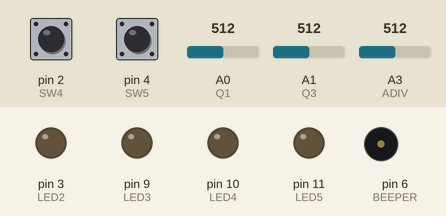
Simulated run of this sketch. Board: Arduino Uno, built with avr-gcc and run on an emulated ATmega328P. Parts: output pins drawn as LEDs (lit = HIGH), buzzer (waves = sounding). Inputs (shaded band) come from the test bench; at power-on: pin 2 (SW4) HIGH, pin 4 (SW5) HIGH, A0 (Q1) = 512, A1 (Q3) = 512, A3 (ADIV) = 512. What the sketch prints to the serial monitor is not drawn.

Above: at 0.2 s.
Timing chart, 0 to 1.7 s (numbered marks = the images above):
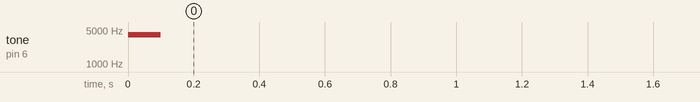

The sketch:

ARPS2-Robot-Starter.ino
```cpp
/*
Project:  ARPS2-Robot-Starter
Date:     March 4, 2025

Robot starter program to test ARPS-2 optical sensors and motors.

This program is configured for Arduino UNO R4 Minima and UNO R4 Wifi
by default, and also works with Arduino UNO Rev 3. When using Arduino
UNO Rev 3, edit the Serial.begin() function to select a 9600 bps rate
in the program's setup() function, and note that SW2 and SW3 will be
inoperable since these pushbuttons share share the UART RX and TX I/O
pins used for USB communication.

See the https://mirobo.tech/arps webpage for additional ARPS-2
resources, programming activities, and starter programs.
*/

// Pre-defined Arduino UNO LED
// LED_BUILTIN (D13)    // On-board LED (shared with H2 and SONAR TRIG)

// ARPS-2 Educational Starter I/O devices
const int SW2 = 0;      // Pushbuttons SW2 and SW3 are fully supported on
const int SW3 = 1;      // Arduino UNO R4 Minima and Arduino UNO R4 WiFi
const int SW4 = 2;      // Pushbuttons SW4 and SW5 work on all Arduino UNO
const int SW5 = 4;      // circuit boards

const int LED2 = 3;     // ARPS-2 LEDs (shared with motor outputs)
const int LED3 = 9;
const int LED4 = 10;
const int LED5 = 11;

const int BEEPER = 6;   // ARPS-2 Piezo beeper LS1

// ARPS-2 optional analog input devices
const int Q1 = A0;      // Left floor/line sensor phototransistor Q1
const int Q2 = A1;      // Right line sensor phototransistor Q2
const int Q3 = A1;      // Right floor sensor phototransistor Q3
const int ATEMP = A2;   // Analog temperature sensor U1
const int ADIV = A3;    // Analog voltage divider (R20/R21) tap

// ARPS-2 motor output pin definitions (redefines same I/O pins as LEDs)
const int M1A = 3;      // Motor 1 - output A
const int M1B = 9;      // Motor 1 - output B
const int M2A = 10;     // Motor 2 - output A
const int M2B = 11;     // Motor 2 - output B

// Define program variables
int SW2State;           // Pushbutton states
int SW3State;
int SW4State;
int SW5State;

int rawQ1;              // Analog input levels
int rawQ3;
int rawTemp;
int rawVolts;
float volts;

void setup() {
  // Serial.begin(9600);   // Start the serial port at 9600 bps for UNO Rev 3
  Serial.begin(115200); // Start the serial port at 115200 bps for UNO R4

  // Initialize I/O pin directions/types
  pinMode(SW2,INPUT_PULLUP);
  pinMode(SW3,INPUT_PULLUP);
  pinMode(SW4,INPUT_PULLUP);
  pinMode(SW5,INPUT_PULLUP);
  pinMode(LED2,OUTPUT);
  pinMode(LED3,OUTPUT);
  pinMode(LED4,OUTPUT);
  pinMode(LED5,OUTPUT);
  pinMode(BEEPER,OUTPUT);
  tone(BEEPER,4000,100);  // Say hello
}

void loop() {
  SW2State = digitalRead(SW2);  // SW2 only works with UNO R4 family
  SW3State = digitalRead(SW3);  // SW3 only works with UNO R4 family
  SW4State = digitalRead(SW4);
  SW5State = digitalRead(SW5);

  if(SW2State == LOW) {         // Run motors forward (SW2 only works with UNO R4 family)
    goFwd();
  }

  if(SW3State == LOW) {         // Turn left (SW3 only works with UNO R4 family)
    goLeft();
  }

  if(SW4State == LOW) {         // Turn right
    goRight();
  }

  if(SW5State == LOW) {         // Stop
    stop();
  }

  rawQ1 = analogRead(Q1);
  rawQ3 = analogRead(Q3);
  Serial.print("Q1 Level: ");
  Serial.print(rawQ1);
  Serial.print("\t");
  Serial.print("Q3 Level: ");
  Serial.println(rawQ3);

  rawVolts = analogRead(ADIV);
  volts = float(rawVolts) / 40;
  Serial.print("Volts: ");
  Serial.print(volts);
  Serial.println("V");
  Serial.println("");

  delay(50);
}

// Stop both motors
void stop(void) {
  digitalWrite(M1A,LOW);
  digitalWrite(M1B,LOW);
  digitalWrite(M2A,LOW);
  digitalWrite(M2B,LOW);
}

// Go forward (run motors in opposite directions)
void goFwd(void) {
  digitalWrite(M1A,HIGH);
  digitalWrite(M1B,LOW);
  digitalWrite(M2A,LOW);
  digitalWrite(M2B,HIGH);
}

void goLeft(void) {
  // Add digitalWrite statements to run the motors here
}

void goRight(void) {
  // Add digitalWrite statements to run the motors here
}

void goRev(void) {
  // Add digitalWrite statements to run the motors here
}
```

Measured:
- by itself, tone on pin 6 (BEEPER): silent → 4000 Hz at 0.00 s, → silent 0.10 s later
